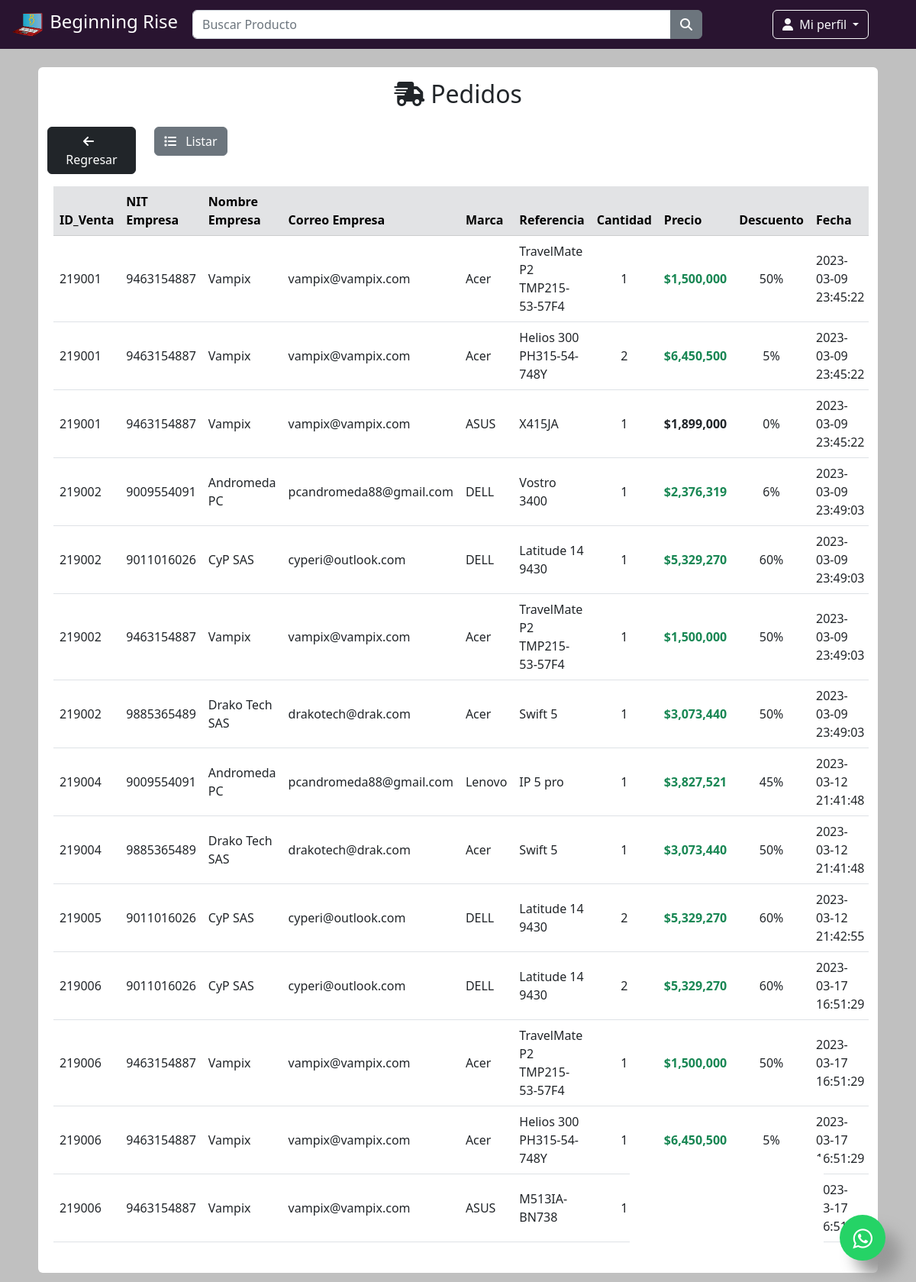
The page /?page=cliente&opcion=pedidos (signed in) on the database its author committed.
### tables this page shows
CREATE TABLE `ventas` (
  `id_venta` int(8) NOT NULL,
  `email_cliente` varchar(45) NOT NULL,
  `fecha` datetime DEFAULT NULL
);

CREATE TABLE `ventas_productos` (
  `id_venta` int(8) NOT NULL,
  `nit_tienda` bigint(11) NOT NULL,
  `id_producto` int(11) NOT NULL,
  `cantidad` int(2) NOT NULL
);

CREATE TABLE `tiendas` (
  `nit_tienda` bigint(11) NOT NULL,
  `nombre_tienda` varchar(40) NOT NULL,
  `direccion_tienda` varchar(40) NOT NULL,
  `telefono_tienda` bigint(10) NOT NULL,
  `email_tienda` varchar(45) NOT NULL,
  `contrasena_tienda` varchar(255) NOT NULL,
  `fecha_creacion` datetime DEFAULT NULL,
  `fecha_actualizacion` datetime DEFAULT NULL,
  `foto_tienda` mediumblob NOT NULL,
  `banner_prom` mediumblob DEFAULT NULL,
  `estado` tinyint(2) NOT NULL
);

CREATE TABLE `marcas` (
  `id_marca` varchar(4) NOT NULL,
  `marca` varchar(15) NOT NULL
);

CREATE TABLE `productos` (
  `id_producto` int(11) NOT NULL,
  `id_marca` varchar(4) DEFAULT NULL,
  `nombre_producto` varchar(90) NOT NULL,
  `id_tipo` int(11) DEFAULT NULL,
  `procesador` varchar(64) NOT NULL,
  `pantalla` varchar(64) NOT NULL,
  `grafica` varchar(64) NOT NULL,
  `bateria` varchar(64) NOT NULL
);

CREATE TABLE `tiendas_productos` (
  `nit_tienda` bigint(11) NOT NULL,
  `id_producto` int(11) NOT NULL,
  `almacenamiento` varchar(64) NOT NULL,
  `ram` varchar(64) NOT NULL,
  `precio` bigint(11) NOT NULL,
  `descuento` int(2) NOT NULL,
  `fecha_creacion` datetime NOT NULL,
  `fecha_actualizacion` datetime NOT NULL,
  `imagen` mediumblob DEFAULT NULL,
  `estado` tinyint(2) NOT NULL
);

### controller/compradorControlador.php (called while the page is built, shortened)
<?php
class CompradorControlador
{
    public function pedidos()
    {
        require "view/customer/pedidos.php";
    }
}
?>

### connect/dbconnect.php (called while the page is built, shortened)
<?php
    class Conexion
    {
        public function conectar()
        {
            try {
                $dsn = "mysql:host=localhost;dbname=".DB_NAME;
                $this->conexion = new PDO($dsn,DB_USER,DB_PASS);
                return $this->conexion;
            } catch (PDOException $th) {
                echo $th->getMessage();
            }
        }
    }
?>

### view/customer/pedidos.php (the view, shortened to what this page needs)
<?php
if (isset($_SESSION['login'])) {
    $user = $_SESSION['login'];
} else {
    header("Location: ?page=logout");
}
$connect = new Conexion();
$connect->conectar();
$query2 = $connect->conexion->prepare(
    "SELECT ventas.id_venta,
    persona.nombre_persona,
    ventas.email_cliente,
    ventas_productos.nit_tienda,
    tiendas.nombre_tienda,
    tiendas.email_tienda,
    tiendas.telefono_tienda,
    marcas.marca,
    productos.id_producto,
    productos.nombre_producto,
    tiendas_productos.precio,
    tiendas_productos.descuento,
    ventas_productos.cantidad,
    ventas.fecha
    FROM ventas
    INNER JOIN persona ON ventas.email_cliente = persona.email_persona
    INNER JOIN ventas_productos ON ventas.id_venta = ventas_productos.id_venta
    INNER JOIN tiendas ON ventas_productos.nit_tienda = tiendas.nit_tienda
    INNER JOIN tiendas_productos ON ventas_productos.nit_tienda = tiendas_productos.nit_tienda
    AND ventas_productos.id_producto = tiendas_productos.id_producto
    INNER JOIN productos ON ventas_productos.id_producto = productos.id_producto
    INNER JOIN marcas ON productos.id_marca = marcas.id_marca
    WHERE ventas.email_cliente = '$user'"
);
$query2->execute();
$arreglo2 = $query2->fetch(PDO::FETCH_ASSOC);
?>
<?php require "view/layouts/headerC.php" ?>
<div class="container-fluid my-4">
    <div class="row d-flex justify-content-center">
        <div class="rounded col-sm-11 col-md-11 col-lg-11 col-xl-11 bg-white">
            <div class="my-2">
                <h3 class="text-center fs-2 my-3">
                <i class="fa-solid fa-truck-fast me-2"></i>Pedidos</h3>
                <div class="row d-flex justify-content-start">
                    <div class="col" style="max-width: 140px;">
                        <a onclick="window.history.back();" class="btn btn-dark my-2">
                            <i class="fa-solid fa-arrow-left me-2"></i>
                            Regresar
                        </a>
                    </div>
                    <div class="col" style="max-width: 120px;">
                        <a href="" class="btn btn-secondary my-2">
                            <i class="fa-solid fa-list me-2"></i>
                            Listar
                        </a>
                    </div>
                </div>
            </div>
            <div class="table-responsive px-2 mb-4">
                <table class="table table-hover align-middle" id="myTable">
                    <thead class="table-secondary">
                        <tr>
                            <th>ID_Venta</th>
                            <th>NIT Empresa</th>
                            <th>Nombre Empresa</th>
                            <th>Correo Empresa</th>
                            <th>Marca</th>
                            <th>Referencia</th>
                            <th>Cantidad</th>
                            <th>Precio</th>
                            <th>Descuento</th>
                            <th>Fecha</th>
                        </tr>
                    </thead>
                    <tbody>
                        <?php if ($arreglo2 === false) { ?>
                            <div class="alert alert-info" role="alert">
                                <?php echo "No hay registros" ?>
                            </div>
                            <?php } else {
                            do {
                                $price = $arreglo2['precio'];
                                $discount = $arreglo2['descuento'];
                                if ($discount != 0) {
                                    $oferta = $price - ceil(($price * $discount / 100));
                                    $class = "text-success fw-semibold";
                                } else {
                                    $oferta = $price;
                                    $class = "text-dark fw-semibold";
                                }
                            ?>
                                <tr>
                                    <td>
                                        <?php echo $arreglo2['id_venta'] ?>
                                    </td>
                                    <td>
                                        <?php echo $arreglo2['nit_tienda'] ?>
                                    </td>
                                    <td>
                                        <?php echo $arreglo2['nombre_tienda'] ?>
                                    </td>
                                    <td>
                                        <?php echo $arreglo2['email_tienda'] ?>
                                    </td>
                                    <td>
                                        <?php echo $arreglo2['marca'] ?>
                                    </td>
                                    <td>
                                        <?php echo $arreglo2['nombre_producto'] ?>
                                    </td>
                                    <td class="text-center">
                                        <?php echo $arreglo2['cantidad'] ?>
                                    </td>
                                    <td>
                                        <span class="<?php echo $class ?>">
                                            $<?php echo number_format($oferta) ?>
                                        </span>
                                    </td>
                                    <td class="text-center">
                                        <?php echo $discount ?>%
                                    </td>
                                    <td>
                                        <?php echo $arreglo2['fecha'] ?>
                                    </td>
                                </tr>
                        <?php } while ($arreglo2 = $query2->fetch(PDO::FETCH_ASSOC));
                        }
                        ?>
                    </tbody>
                </table>
            </div>
        </div>
    </div>
</div>

### config/css/cositas.css (style rules this page uses)
body { background-color: silver; }

### rows shown on the page
ventas: id_venta "219001", ventas_productos.nit_tienda "9463154887", tiendas.nombre_tienda "Vampix", tiendas.email_tienda "vampix@vampix.com", marcas.marca "Acer", productos.nombre_producto "TravelMate P2 TMP215-53-57F4", ventas_productos.cantidad "1", tiendas_productos.precio+descuento "1,500,000", tiendas_productos.descuento "50", fecha "2023-03-09 23:45:22", productos.nombre_producto "Helios 300 PH315-54-748Y", ventas_productos.cantidad "2", tiendas_productos.precio+descuento "6,450,500", tiendas_productos.descuento "5", marcas.marca "ASUS", productos.nombre_producto "X415JA", tiendas_productos.precio "1,899,000", tiendas_productos.descuento "0"
ventas: id_venta "219002", ventas_productos.nit_tienda "9009554091", tiendas.nombre_tienda "Andromeda PC", tiendas.email_tienda "pcandromeda88@gmail.com", marcas.marca "DELL", productos.nombre_producto "Vostro 3400", ventas_productos.cantidad "1", tiendas_productos.precio+descuento "2,376,319", tiendas_productos.descuento "6", fecha "2023-03-09 23:49:03", ventas_productos.nit_tienda "9011016026", tiendas.nombre_tienda "CyP SAS", tiendas.email_tienda "cyperi@outlook.com", productos.nombre_producto "Latitude 14 9430", tiendas_productos.precio+descuento "5,329,270", tiendas_productos.descuento "60", ventas_productos.nit_tienda "9463154887", tiendas.nombre_tienda "Vampix", tiendas.email_tienda "vampix@vampix.com", marcas.marca "Acer", productos.nombre_producto "TravelMate P2 TMP215-53-57F4", tiendas_productos.precio+descuento "1,500,000", tiendas_productos.descuento "50", ventas_productos.nit_tienda "9885365489", tiendas.nombre_tienda "Drako Tech SAS", tiendas.email_tienda "drakotech@drak.com", productos.nombre_producto "Swift 5", tiendas_productos.precio+descuento "3,073,440"
ventas: id_venta "219004", ventas_productos.nit_tienda "9009554091", tiendas.nombre_tienda "Andromeda PC", tiendas.email_tienda "pcandromeda88@gmail.com", marcas.marca "Lenovo", productos.nombre_producto "IP 5 pro", ventas_productos.cantidad "1", tiendas_productos.precio+descuento "3,827,521", tiendas_productos.descuento "45", fecha "2023-03-12 21:41:48", ventas_productos.nit_tienda "9885365489", tiendas.nombre_tienda "Drako Tech SAS", tiendas.email_tienda "drakotech@drak.com", marcas.marca "Acer", productos.nombre_producto "Swift 5", tiendas_productos.precio+descuento "3,073,440", tiendas_productos.descuento "50"
ventas: id_venta "219005", ventas_productos.nit_tienda "9011016026", tiendas.nombre_tienda "CyP SAS", tiendas.email_tienda "cyperi@outlook.com", marcas.marca "DELL", productos.nombre_producto "Latitude 14 9430", ventas_productos.cantidad "2", tiendas_productos.precio+descuento "5,329,270", tiendas_productos.descuento "60", fecha "2023-03-12 21:42:55"
ventas: id_venta "219006", ventas_productos.nit_tienda "9011016026", tiendas.nombre_tienda "CyP SAS", tiendas.email_tienda "cyperi@outlook.com", marcas.marca "DELL", productos.nombre_producto "Latitude 14 9430", ventas_productos.cantidad "2", tiendas_productos.precio+descuento "5,329,270", tiendas_productos.descuento "60", fecha "2023-03-17 16:51:29", ventas_productos.nit_tienda "9463154887", tiendas.nombre_tienda "Vampix", tiendas.email_tienda "vampix@vampix.com", marcas.marca "Acer", productos.nombre_producto "TravelMate P2 TMP215-53-57F4", ventas_productos.cantidad "1", tiendas_productos.precio+descuento "1,500,000", tiendas_productos.descuento "50", productos.nombre_producto "Helios 300 PH315-54-748Y", tiendas_productos.precio+descuento "6,450,500", tiendas_productos.descuento "5", marcas.marca "ASUS", productos.nombre_producto "M513IA-BN738"
